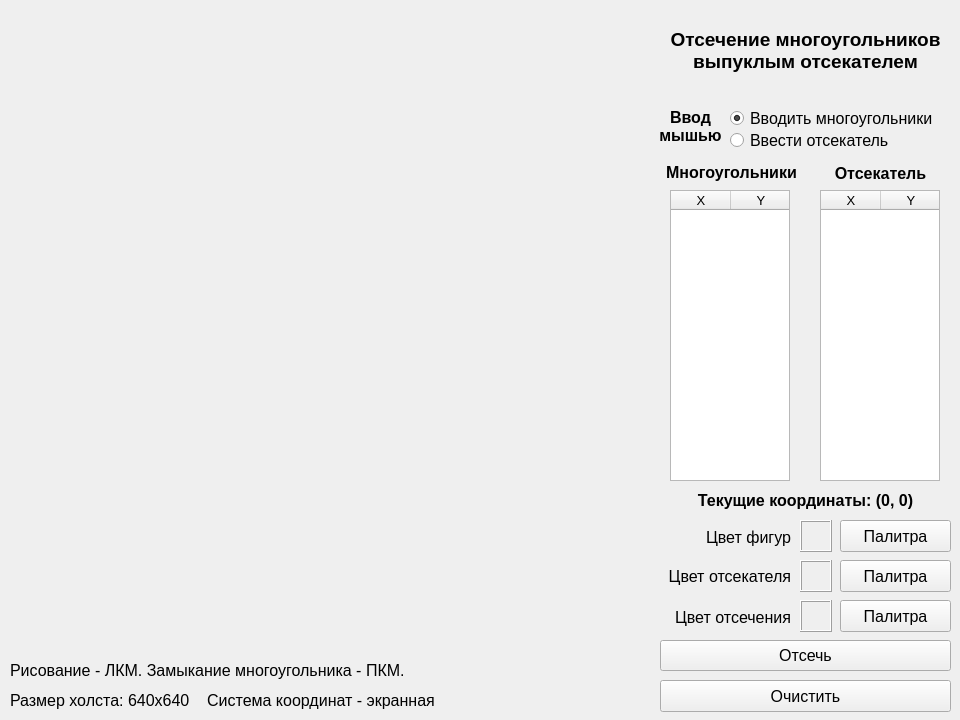
<?xml version="1.0" encoding="UTF-8"?>
<ui version="4.0">
 <class>Window</class>
 <widget class="QMainWindow" name="Window">
  <property name="geometry">
   <rect>
    <x>0</x>
    <y>0</y>
    <width>960</width>
    <height>720</height>
   </rect>
  </property>
  <property name="sizePolicy">
   <sizepolicy hsizetype="Fixed" vsizetype="Fixed">
    <horstretch>0</horstretch>
    <verstretch>0</verstretch>
   </sizepolicy>
  </property>
  <property name="windowTitle">
   <string>Лабораторная работа №9</string>
  </property>
  <widget class="QWidget" name="centralWidget">
   <widget class="QLabel" name="label">
    <property name="geometry">
     <rect>
      <x>660</x>
      <y>10</y>
      <width>291</width>
      <height>81</height>
     </rect>
    </property>
    <property name="font">
     <font>
      <pointsize>14</pointsize>
      <weight>75</weight>
      <bold>true</bold>
     </font>
    </property>
    <property name="text">
     <string>Отсечение многоугольников
выпуклым отсекателем</string>
    </property>
    <property name="alignment">
     <set>Qt::AlignCenter</set>
    </property>
   </widget>
   <widget class="QLabel" name="labelSeg">
    <property name="geometry">
     <rect>
      <x>660</x>
      <y>525</y>
      <width>131</width>
      <height>24</height>
     </rect>
    </property>
    <property name="font">
     <font>
      <pointsize>12</pointsize>
     </font>
    </property>
    <property name="text">
     <string>Цвет фигур</string>
    </property>
    <property name="alignment">
     <set>Qt::AlignRight|Qt::AlignTrailing|Qt::AlignVCenter</set>
    </property>
   </widget>
   <widget class="QLabel" name="labelFill">
    <property name="geometry">
     <rect>
      <x>660</x>
      <y>564</y>
      <width>131</width>
      <height>24</height>
     </rect>
    </property>
    <property name="font">
     <font>
      <pointsize>12</pointsize>
     </font>
    </property>
    <property name="text">
     <string>Цвет отсекателя</string>
    </property>
    <property name="alignment">
     <set>Qt::AlignRight|Qt::AlignTrailing|Qt::AlignVCenter</set>
    </property>
   </widget>
   <widget class="QLabel" name="labelBg">
    <property name="geometry">
     <rect>
      <x>660</x>
      <y>605</y>
      <width>131</width>
      <height>24</height>
     </rect>
    </property>
    <property name="font">
     <font>
      <pointsize>12</pointsize>
     </font>
    </property>
    <property name="text">
     <string>Цвет отсечения</string>
    </property>
    <property name="alignment">
     <set>Qt::AlignRight|Qt::AlignTrailing|Qt::AlignVCenter</set>
    </property>
   </widget>
   <widget class="QLabel" name="colorLine">
    <property name="geometry">
     <rect>
      <x>800</x>
      <y>520</y>
      <width>32</width>
      <height>32</height>
     </rect>
    </property>
    <property name="frameShape">
     <enum>QFrame::Box</enum>
    </property>
    <property name="frameShadow">
     <enum>QFrame::Raised</enum>
    </property>
    <property name="text">
     <string/>
    </property>
   </widget>
   <widget class="QLabel" name="colorClipper">
    <property name="geometry">
     <rect>
      <x>800</x>
      <y>560</y>
      <width>32</width>
      <height>32</height>
     </rect>
    </property>
    <property name="frameShape">
     <enum>QFrame::Box</enum>
    </property>
    <property name="frameShadow">
     <enum>QFrame::Raised</enum>
    </property>
    <property name="text">
     <string/>
    </property>
   </widget>
   <widget class="QLabel" name="colorClipped">
    <property name="geometry">
     <rect>
      <x>800</x>
      <y>600</y>
      <width>32</width>
      <height>32</height>
     </rect>
    </property>
    <property name="frameShape">
     <enum>QFrame::Box</enum>
    </property>
    <property name="frameShadow">
     <enum>QFrame::Raised</enum>
    </property>
    <property name="text">
     <string/>
    </property>
   </widget>
   <widget class="QPushButton" name="palLineBtn">
    <property name="geometry">
     <rect>
      <x>840</x>
      <y>520</y>
      <width>111</width>
      <height>32</height>
     </rect>
    </property>
    <property name="font">
     <font>
      <pointsize>12</pointsize>
     </font>
    </property>
    <property name="text">
     <string>Палитра</string>
    </property>
   </widget>
   <widget class="QPushButton" name="palClipperBtn">
    <property name="geometry">
     <rect>
      <x>840</x>
      <y>560</y>
      <width>111</width>
      <height>32</height>
     </rect>
    </property>
    <property name="font">
     <font>
      <pointsize>12</pointsize>
     </font>
    </property>
    <property name="text">
     <string>Палитра</string>
    </property>
   </widget>
   <widget class="QPushButton" name="palClippedBtn">
    <property name="geometry">
     <rect>
      <x>840</x>
      <y>600</y>
      <width>111</width>
      <height>32</height>
     </rect>
    </property>
    <property name="font">
     <font>
      <pointsize>12</pointsize>
     </font>
    </property>
    <property name="text">
     <string>Палитра</string>
    </property>
   </widget>
   <widget class="QPushButton" name="clipButton">
    <property name="geometry">
     <rect>
      <x>660</x>
      <y>640</y>
      <width>291</width>
      <height>31</height>
     </rect>
    </property>
    <property name="font">
     <font>
      <pointsize>12</pointsize>
     </font>
    </property>
    <property name="text">
     <string>Отсечь</string>
    </property>
   </widget>
   <widget class="QLabel" name="hint">
    <property name="geometry">
     <rect>
      <x>10</x>
      <y>660</y>
      <width>581</width>
      <height>21</height>
     </rect>
    </property>
    <property name="font">
     <font>
      <pointsize>12</pointsize>
     </font>
    </property>
    <property name="text">
     <string>Рисование - ЛКМ. Замыкание многоугольника - ПКМ.</string>
    </property>
    <property name="alignment">
     <set>Qt::AlignLeading|Qt::AlignLeft|Qt::AlignVCenter</set>
    </property>
   </widget>
   <widget class="QPushButton" name="clearButton">
    <property name="geometry">
     <rect>
      <x>660</x>
      <y>680</y>
      <width>291</width>
      <height>32</height>
     </rect>
    </property>
    <property name="font">
     <font>
      <pointsize>12</pointsize>
     </font>
    </property>
    <property name="text">
     <string>Очистить</string>
    </property>
   </widget>
   <widget class="QLabel" name="label_6">
    <property name="geometry">
     <rect>
      <x>820</x>
      <y>163</y>
      <width>121</width>
      <height>21</height>
     </rect>
    </property>
    <property name="font">
     <font>
      <pointsize>12</pointsize>
      <weight>75</weight>
      <bold>true</bold>
     </font>
    </property>
    <property name="text">
     <string>Отсекатель</string>
    </property>
    <property name="alignment">
     <set>Qt::AlignCenter</set>
    </property>
   </widget>
   <widget class="QLabel" name="coord">
    <property name="geometry">
     <rect>
      <x>660</x>
      <y>490</y>
      <width>291</width>
      <height>21</height>
     </rect>
    </property>
    <property name="font">
     <font>
      <pointsize>12</pointsize>
      <weight>75</weight>
      <bold>true</bold>
     </font>
    </property>
    <property name="text">
     <string>Текущие координаты: (0, 0)</string>
    </property>
    <property name="alignment">
     <set>Qt::AlignCenter</set>
    </property>
   </widget>
   <widget class="QLabel" name="hint_2">
    <property name="geometry">
     <rect>
      <x>10</x>
      <y>680</y>
      <width>451</width>
      <height>41</height>
     </rect>
    </property>
    <property name="font">
     <font>
      <pointsize>12</pointsize>
     </font>
    </property>
    <property name="text">
     <string>Размер холста: 640x640    Система координат - экранная</string>
    </property>
    <property name="alignment">
     <set>Qt::AlignLeading|Qt::AlignLeft|Qt::AlignVCenter</set>
    </property>
   </widget>
   <widget class="Canvas" name="canvas" native="true">
    <property name="geometry">
     <rect>
      <x>10</x>
      <y>10</y>
      <width>640</width>
      <height>640</height>
     </rect>
    </property>
    <property name="styleSheet">
     <string notr="true"/>
    </property>
   </widget>
   <widget class="QLabel" name="labelSegs">
    <property name="geometry">
     <rect>
      <x>656</x>
      <y>160</y>
      <width>151</width>
      <height>24</height>
     </rect>
    </property>
    <property name="font">
     <font>
      <pointsize>12</pointsize>
      <weight>75</weight>
      <bold>true</bold>
     </font>
    </property>
    <property name="text">
     <string>Многоугольники</string>
    </property>
    <property name="alignment">
     <set>Qt::AlignCenter</set>
    </property>
   </widget>
   <widget class="QRadioButton" name="toLineRadio">
    <property name="geometry">
     <rect>
      <x>730</x>
      <y>108</y>
      <width>211</width>
      <height>20</height>
     </rect>
    </property>
    <property name="font">
     <font>
      <pointsize>12</pointsize>
     </font>
    </property>
    <property name="text">
     <string>Вводить многоугольники</string>
    </property>
    <property name="checked">
     <bool>true</bool>
    </property>
   </widget>
   <widget class="QRadioButton" name="toClipperRadio">
    <property name="geometry">
     <rect>
      <x>730</x>
      <y>130</y>
      <width>211</width>
      <height>20</height>
     </rect>
    </property>
    <property name="font">
     <font>
      <pointsize>12</pointsize>
     </font>
    </property>
    <property name="text">
     <string>Ввести отсекатель</string>
    </property>
   </widget>
   <widget class="QLabel" name="label_11">
    <property name="geometry">
     <rect>
      <x>650</x>
      <y>106</y>
      <width>81</width>
      <height>41</height>
     </rect>
    </property>
    <property name="font">
     <font>
      <pointsize>12</pointsize>
      <weight>75</weight>
      <bold>true</bold>
     </font>
    </property>
    <property name="text">
     <string>Ввод
мышью</string>
    </property>
    <property name="alignment">
     <set>Qt::AlignCenter</set>
    </property>
   </widget>
   <widget class="QTableWidget" name="clipperTable">
    <property name="geometry">
     <rect>
      <x>820</x>
      <y>190</y>
      <width>120</width>
      <height>291</height>
     </rect>
    </property>
    <property name="font">
     <font>
      <pointsize>10</pointsize>
     </font>
    </property>
    <property name="layoutDirection">
     <enum>Qt::LeftToRight</enum>
    </property>
    <property name="horizontalScrollBarPolicy">
     <enum>Qt::ScrollBarAlwaysOff</enum>
    </property>
    <property name="selectionMode">
     <enum>QAbstractItemView::NoSelection</enum>
    </property>
    <attribute name="horizontalHeaderDefaultSectionSize">
     <number>60</number>
    </attribute>
    <attribute name="horizontalHeaderMinimumSectionSize">
     <number>60</number>
    </attribute>
    <attribute name="verticalHeaderVisible">
     <bool>false</bool>
    </attribute>
    <attribute name="verticalHeaderDefaultSectionSize">
     <number>28</number>
    </attribute>
    <attribute name="verticalHeaderMinimumSectionSize">
     <number>24</number>
    </attribute>
    <column>
     <property name="text">
      <string>X</string>
     </property>
     <property name="textAlignment">
      <set>AlignCenter</set>
     </property>
    </column>
    <column>
     <property name="text">
      <string>Y</string>
     </property>
     <property name="textAlignment">
      <set>AlignCenter</set>
     </property>
    </column>
   </widget>
   <widget class="QTableWidget" name="polygonTable">
    <property name="geometry">
     <rect>
      <x>670</x>
      <y>190</y>
      <width>120</width>
      <height>291</height>
     </rect>
    </property>
    <property name="font">
     <font>
      <pointsize>10</pointsize>
     </font>
    </property>
    <property name="layoutDirection">
     <enum>Qt::LeftToRight</enum>
    </property>
    <property name="horizontalScrollBarPolicy">
     <enum>Qt::ScrollBarAlwaysOff</enum>
    </property>
    <property name="selectionMode">
     <enum>QAbstractItemView::NoSelection</enum>
    </property>
    <attribute name="horizontalHeaderDefaultSectionSize">
     <number>60</number>
    </attribute>
    <attribute name="horizontalHeaderMinimumSectionSize">
     <number>60</number>
    </attribute>
    <attribute name="verticalHeaderVisible">
     <bool>false</bool>
    </attribute>
    <attribute name="verticalHeaderDefaultSectionSize">
     <number>28</number>
    </attribute>
    <attribute name="verticalHeaderMinimumSectionSize">
     <number>24</number>
    </attribute>
    <column>
     <property name="text">
      <string>X</string>
     </property>
     <property name="textAlignment">
      <set>AlignCenter</set>
     </property>
    </column>
    <column>
     <property name="text">
      <string>Y</string>
     </property>
     <property name="textAlignment">
      <set>AlignCenter</set>
     </property>
    </column>
   </widget>
  </widget>
 </widget>
 <layoutdefault spacing="6" margin="11"/>
 <customwidgets>
  <customwidget>
   <class>Canvas</class>
   <extends>QWidget</extends>
   <header location="global">canvas.h</header>
   <container>1</container>
  </customwidget>
 </customwidgets>
 <resources/>
 <connections/>
</ui>
